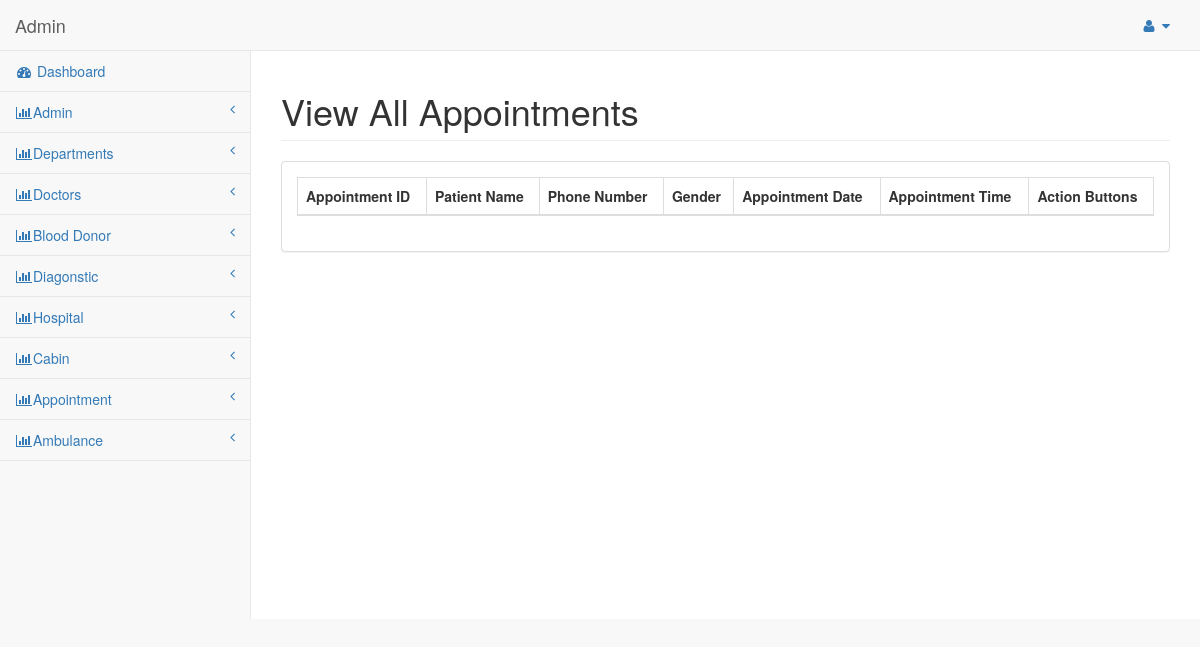
Before: /index.php/appointment/manage_appointment with the older database file.
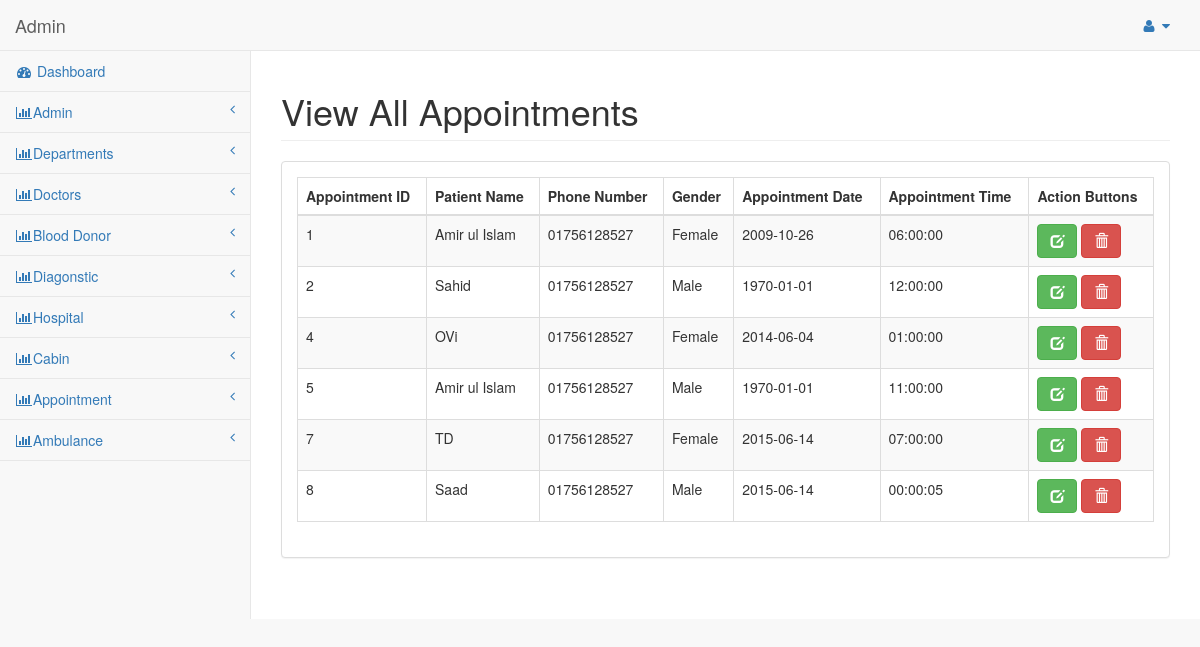
After: the same page with the newer database file.
### tables this page shows
CREATE TABLE `tbl_appointment` (
  `appointment_id` int(11) NOT NULL,
  `patient_name` varchar(255) NOT NULL,
  `phone_number` varchar(100) NOT NULL,
  `gender` varchar(50) NOT NULL,
  `appointment_date` date NOT NULL,
  `appointment_time` time NOT NULL
);

### application/controllers/Appointment.php (called while the page is built, shortened)
<?php
class Appointment extends CI_Controller{
    public function __construct()
    {
        $this->load->model('appointment_model');
    }
    public function manage_appointment()
    {
        $data = array();
        $data['app_data'] = $this->appointment_model->select_all_appointments();
        $data['dashboard'] = $this->load->view('admin/admin_pages/manage_appointment_form', $data, true);
        $this->load->view('admin/admin_master', $data);
    }
}

### index.php (called while the page is built, shortened)
<?php
require_once BASEPATH.'core/CodeIgniter.php';

### application/models/Appointment_model.php (called while the page is built, shortened)
<?php
class Appointment_model extends CI_Model{
        public function select_all_appointments()
        {
            $result= $this->db->select('*')
                ->from('tbl_appointment')
                ->get()
                ->result();
            return $result;
        }
}

### application/views/admin/admin_pages/manage_appointment_form.php (the view, shortened to what this page needs)
<div class="row">
    <div class="col-lg-12">
        <h1 class="page-header">View All Appointments</h1>
    </div>
</div>
<div class="row">
    <div class="col-lg-12">
        <div class="panel panel-default">
            <div class="panel-body">
                <table width="100%" class="table table-striped table-bordered table-hover" id="dataTables-example">
                    <thead>
                    <tr>
                        <th>Appointment ID</th>
                        <th>Patient Name</th>
                        <th>Phone Number</th>
                        <th>Gender</th>
                        <th>Appointment Date</th>
                        <th>Appointment Time</th>
                        <th>Action Buttons</th>
                    </tr>
                    </thead>
                    <tbody>
                    <?php
                    foreach ($app_data as $v_app) { ?>
                        <tr>
                            <td><?php echo $v_app->appointment_id ?></td>
                            <td><?php echo $v_app->patient_name ?></td>
                            <td><?php echo $v_app->phone_number ?></td>
                            <td><?php echo $v_app->gender ?></td>
                            <td><?php echo $v_app->appointment_date ?></td>
                            <td><?php echo $v_app->appointment_time ?></td>
                            <td>
                                <a href="<?php echo base_url("appointment/edi_appointment/$v_app->appointment_id") ?>"
                                   class="btn btn-success" title="Edit"><span
                                            class="glyphicon glyphicon-edit"></span></a>
                                <a href="<?php echo base_url("appointment/delete_appointment/$v_app->appointment_id") ?>"
                                   class="btn btn-danger" title="Delete"
                                   onclick="return confirm('Are you sure want to delete!!')"><span
                                            class="glyphicon glyphicon-trash"></span></a>
                            </td>
                        </tr>
                    <?php } ?>
                    </tbody>
                </table>
            </div>
        </div>
    </div>
</div>

Changed rows visible on the page:
added tbl_appointment: appointment_id "1", patient_name "Amir ul Islam", phone_number "01756128527", gender "Female", appointment_date "2009-10-26", appointment_time "06:00:00"
added tbl_appointment: appointment_id "2", patient_name "Sahid", phone_number "01756128527", gender "Male", appointment_date "1970-01-01", appointment_time "12:00:00"
added tbl_appointment: appointment_id "4", patient_name "OVi", phone_number "01756128527", gender "Female", appointment_date "2014-06-04", appointment_time "01:00:00"
added tbl_appointment: appointment_id "5", patient_name "Amir ul Islam", phone_number "01756128527", gender "Male", appointment_date "1970-01-01", appointment_time "11:00:00"
added tbl_appointment: appointment_id "7", patient_name "TD", phone_number "01756128527", gender "Female", appointment_date "2015-06-14", appointment_time "07:00:00"
added tbl_appointment: appointment_id "8", patient_name "Saad", phone_number "01756128527", gender "Male", appointment_date "2015-06-14", appointment_time "00:00:05"
